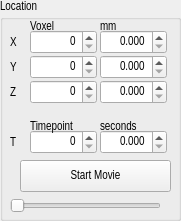
   <widget class="QGroupBox" name="mainimagedata_groupBox">
    <property name="geometry">
     <rect>
      <x>1020</x>
      <y>7</y>
      <width>181</width>
      <height>221</height>
     </rect>
    </property>
    <property name="font">
     <font>
      <family>Arial Narrow</family>
     </font>
    </property>
    <property name="title">
     <string>Location</string>
    </property>
    <widget class="QLabel" name="label_4">
     <property name="geometry">
      <rect>
       <x>10</x>
       <y>35</y>
       <width>16</width>
       <height>16</height>
      </rect>
     </property>
     <property name="text">
      <string>X</string>
     </property>
    </widget>
    <widget class="QDoubleSpinBox" name="pixnumX_doubleSpinBox">
     <property name="geometry">
      <rect>
       <x>30</x>
       <y>30</y>
       <width>67</width>
       <height>24</height>
      </rect>
     </property>
     <property name="alignment">
      <set>Qt::AlignmentFlag::AlignRight|Qt::AlignmentFlag::AlignTrailing|Qt::AlignmentFlag::AlignVCenter</set>
     </property>
     <property name="decimals">
      <number>0</number>
     </property>
    </widget>
    <widget class="QLabel" name="label_7">
     <property name="geometry">
      <rect>
       <x>30</x>
       <y>20</y>
       <width>56</width>
       <height>13</height>
      </rect>
     </property>
     <property name="font">
      <font>
       <family>Arial Narrow</family>
      </font>
     </property>
     <property name="text">
      <string>Voxel</string>
     </property>
    </widget>
    <widget class="QDoubleSpinBox" name="coordX_doubleSpinBox">
     <property name="geometry">
      <rect>
       <x>100</x>
       <y>30</y>
       <width>67</width>
       <height>24</height>
      </rect>
     </property>
     <property name="alignment">
      <set>Qt::AlignmentFlag::AlignRight|Qt::AlignmentFlag::AlignTrailing|Qt::AlignmentFlag::AlignVCenter</set>
     </property>
     <property name="decimals">
      <number>3</number>
     </property>
    </widget>
    <widget class="QLabel" name="label_9">
     <property name="geometry">
      <rect>
       <x>100</x>
       <y>20</y>
       <width>56</width>
       <height>13</height>
      </rect>
     </property>
     <property name="font">
      <font>
       <family>Arial Narrow</family>
      </font>
     </property>
     <property name="text">
      <string>mm</string>
     </property>
    </widget>
    <widget class="QDoubleSpinBox" name="pixnumY_doubleSpinBox">
     <property name="geometry">
      <rect>
       <x>30</x>
       <y>55</y>
       <width>67</width>
       <height>24</height>
      </rect>
     </property>
     <property name="alignment">
      <set>Qt::AlignmentFlag::AlignRight|Qt::AlignmentFlag::AlignTrailing|Qt::AlignmentFlag::AlignVCenter</set>
     </property>
     <property name="decimals">
      <number>0</number>
     </property>
    </widget>
    <widget class="QDoubleSpinBox" name="coordY_doubleSpinBox">
     <property name="geometry">
      <rect>
       <x>100</x>
       <y>55</y>
       <width>67</width>
       <height>24</height>
      </rect>
     </property>
     <property name="alignment">
      <set>Qt::AlignmentFlag::AlignRight|Qt::AlignmentFlag::AlignTrailing|Qt::AlignmentFlag::AlignVCenter</set>
     </property>
     <property name="decimals">
      <number>3</number>
     </property>
    </widget>
    <widget class="QDoubleSpinBox" name="pixnumZ_doubleSpinBox">
     <property name="geometry">
      <rect>
       <x>30</x>
       <y>80</y>
       <width>67</width>
       <height>24</height>
      </rect>
     </property>
     <property name="alignment">
      <set>Qt::AlignmentFlag::AlignRight|Qt::AlignmentFlag::AlignTrailing|Qt::AlignmentFlag::AlignVCenter</set>
     </property>
     <property name="decimals">
      <number>0</number>
     </property>
    </widget>
    <widget class="QDoubleSpinBox" name="coordZ_doubleSpinBox">
     <property name="geometry">
      <rect>
       <x>100</x>
       <y>80</y>
       <width>67</width>
       <height>24</height>
      </rect>
     </property>
     <property name="alignment">
      <set>Qt::AlignmentFlag::AlignRight|Qt::AlignmentFlag::AlignTrailing|Qt::AlignmentFlag::AlignVCenter</set>
     </property>
     <property name="decimals">
      <number>3</number>
     </property>
    </widget>
    <widget class="QLabel" name="label_6">
     <property name="geometry">
      <rect>
       <x>10</x>
       <y>60</y>
       <width>16</width>
       <height>16</height>
      </rect>
     </property>
     <property name="text">
      <string>Y</string>
     </property>
    </widget>
    <widget class="QLabel" name="label_8">
     <property name="geometry">
      <rect>
       <x>10</x>
       <y>85</y>
       <width>16</width>
       <height>16</height>
      </rect>
     </property>
     <property name="text">
      <string>Z</string>
     </property>
    </widget>
    <widget class="QDoubleSpinBox" name="coordT_doubleSpinBox">
     <property name="geometry">
      <rect>
       <x>100</x>
       <y>130</y>
       <width>67</width>
       <height>24</height>
      </rect>
     </property>
     <property name="alignment">
      <set>Qt::AlignmentFlag::AlignRight|Qt::AlignmentFlag::AlignTrailing|Qt::AlignmentFlag::AlignVCenter</set>
     </property>
     <property name="decimals">
      <number>3</number>
     </property>
    </widget>
    <widget class="QDoubleSpinBox" name="pixnumT_doubleSpinBox">
     <property name="geometry">
      <rect>
       <x>30</x>
       <y>130</y>
       <width>67</width>
       <height>24</height>
      </rect>
     </property>
     <property name="alignment">
      <set>Qt::AlignmentFlag::AlignRight|Qt::AlignmentFlag::AlignTrailing|Qt::AlignmentFlag::AlignVCenter</set>
     </property>
     <property name="decimals">
      <number>0</number>
     </property>
    </widget>
    <widget class="QLabel" name="label_3">
     <property name="geometry">
      <rect>
       <x>10</x>
       <y>135</y>
       <width>16</width>
       <height>16</height>
      </rect>
     </property>
     <property name="text">
      <string>T</string>
     </property>
    </widget>
    <widget class="QSlider" name="TimeSlider">
     <property name="geometry">
      <rect>
       <x>10</x>
       <y>195</y>
       <width>151</width>
       <height>22</height>
      </rect>
     </property>
     <property name="orientation">
      <enum>Qt::Orientation::Horizontal</enum>
     </property>
    </widget>
    <widget class="QLabel" name="label_10">
     <property name="geometry">
      <rect>
       <x>30</x>
       <y>120</y>
       <width>56</width>
       <height>13</height>
      </rect>
     </property>
     <property name="font">
      <font>
       <family>Arial Narrow</family>
      </font>
     </property>
     <property name="text">
      <string>Timepoint</string>
     </property>
    </widget>
    <widget class="QLabel" name="label_11">
     <property name="geometry">
      <rect>
       <x>100</x>
       <y>120</y>
       <width>56</width>
       <height>13</height>
      </rect>
     </property>
     <property name="font">
      <font>
       <family>Arial Narrow</family>
      </font>
     </property>
     <property name="text">
      <string>seconds</string>
     </property>
    </widget>
    <widget class="QPushButton" name="runMovieButton">
     <property name="geometry">
      <rect>
       <x>20</x>
       <y>160</y>
       <width>151</width>
       <height>32</height>
      </rect>
     </property>
     <property name="text">
      <string>Start Movie</string>
     </property>
    </widget>
   </widget>
